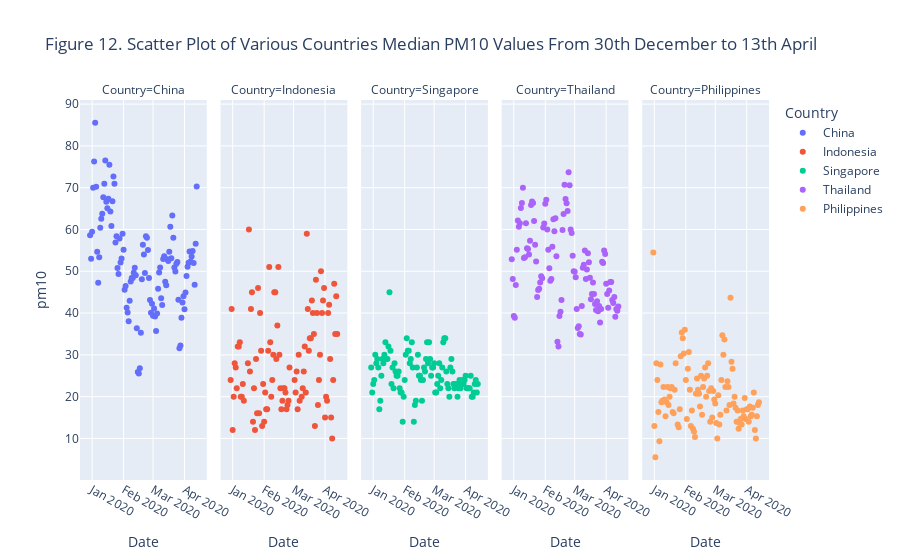

Notebook code for this chart:
### Markdown cell above
__The trend of air quality index in China and Malaysia from 31st December 2019 to 13th April 2020__

AQI concentrations were only available for China and Malaysia. The visualization in Figure 11 shows a downward trend in the AQI level in China. Starting from late January leading up to early April, we can see that majority of the readings were below 200 μg/m3, which was an improvement in China's air quality index, albeit the level was still in the unhealthy range. 

On 16th February, China saw the lowest recorded concentration of AQI at 25.25μg/m3. As the date increases, we see a reduction in the concentration of AQI in China, there is a negative correlation between AQI level and recorded time. The improvement in air quality was most likely due to the suspension of the factories during the Chinese new year period and COVID-19 pandemic. 

Malaysia, on the other hand, had a constant AQI trend throughout the period, which was roughly around 45μg/m3 at a healthy level. Malaysia on the 18th of March 2020 (Tashy, 2020) had suspended non-essential operations such as the operation of small businesses and factories. Looking at Figure 11, the trend after 18th March remained the same at a healthy level.

### Code cell
#ploting an interactive scatter plot with plotly express
#PM10 indicator
px.scatter(data_frame= air_quality_pm10 , x='Date' , y='pm10', hover_name = 'Country', color='Country', facet_col='Country',
          title='Figure 12. Scatter Plot of Various Countries Median PM10 Values From 30th December to 13th April')

### Figure 1 — Plotly figure (JSON) as saved in the notebook; plotly's stock layout.template omitted (floating-point values rounded to 4 significant figures)
{"data": [{"hovertemplate": "<b>%{hovertext}</b><br><br>Country=China<br>Date=%{x}<br>pm10=%{y}<extra></extra>", "hovertext": ["China", "China", "China", "China", "China", "China", "China", "China", "China", "China", "China", "China", "China", "China", "China", "China", "China", "China", "China", "China", "China", "China", "China", "China", "China", "China", "China", "China", "China", "China", "China", "China", "China", "China", "China", "China", "China", "China", "China", "China", "China", "China", "China", "China", "China", "China", "China", "China", "China", "China", "China", "China", "China", "China", "China", "China", "China", "China", "China", "China", "China", "China", "China", "China", "China", "China", "China", "China", "China", "China", "China", "China", "China", "China", "China", "China", "China", "China", "China", "China", "China", "China", "China", "China", "China", "China", "China", "China", "China", "China", "China", "China", "China", "China", "China", "China", "China", "China", "China", "China", "China", "China", "China", "China", "China", "China"], "legendgroup": "China", "marker": {"color": "#636efa", "symbol": "circle"}, "mode": "markers", "name": "China", "showlegend": true, "type": "scatter", "x": ["2019-12-30T00:00:00", "2019-12-31T00:00:00", "2020-01-01T00:00:00", "2020-01-02T00:00:00", "2020-01-03T00:00:00", "2020-01-04T00:00:00", "2020-01-05T00:00:00", "2020-01-06T00:00:00", "2020-01-07T00:00:00", "2020-01-08T00:00:00", "2020-01-09T00:00:00", "2020-01-10T00:00:00", "2020-01-11T00:00:00", "2020-01-12T00:00:00", "2020-01-13T00:00:00", "2020-01-14T00:00:00", "2020-01-15T00:00:00", "2020-01-16T00:00:00", "2020-01-17T00:00:00", "2020-01-18T00:00:00", "2020-01-19T00:00:00", "2020-01-20T00:00:00", "2020-01-21T00:00:00", "2020-01-22T00:00:00", "2020-01-23T00:00:00", "2020-01-24T00:00:00", "2020-01-25T00:00:00", "2020-01-26T00:00:00", "2020-01-27T00:00:00", "2020-01-28T00:00:00", "2020-01-29T00:00:00", "2020-01-30T00:00:00", "2020-01-31T00:00:00", "2020-02-01T00:00:00", "2020-02-02T00:00:00", "2020-02-03T00:00:00", "2020-02-04T00:00:00", "2020-02-05T00:00:00", "2020-02-06T00:00:00", "2020-02-07T00:00:00", "2020-02-08T00:00:00", "2020-02-09T00:00:00", "2020-02-10T00:00:00", "2020-02-11T00:00:00", "2020-02-12T00:00:00", "2020-02-13T00:00:00", "2020-02-14T00:00:00", "2020-02-15T00:00:00", "2020-02-16T00:00:00", "2020-02-17T00:00:00", "2020-02-18T00:00:00", "2020-02-19T00:00:00", "2020-02-20T00:00:00", "2020-02-21T00:00:00", "2020-02-22T00:00:00", "2020-02-23T00:00:00", "2020-02-24T00:00:00", "2020-02-25T00:00:00", "2020-02-26T00:00:00", "2020-02-27T00:00:00", "2020-02-28T00:00:00", "2020-02-29T00:00:00", "2020-03-01T00:00:00", "2020-03-02T00:00:00", "2020-03-03T00:00:00", "2020-03-04T00:00:00", "2020-03-05T00:00:00", "2020-03-06T00:00:00", "2020-03-07T00:00:00", "2020-03-08T00:00:00", "2020-03-09T00:00:00", "2020-03-10T00:00:00", "2020-03-11T00:00:00", "2020-03-12T00:00:00", "2020-03-13T00:00:00", "2020-03-14T00:00:00", "2020-03-15T00:00:00", "2020-03-16T00:00:00", "2020-03-17T00:00:00", "2020-03-18T00:00:00", "2020-03-19T00:00:00", "2020-03-20T00:00:00", "2020-03-21T00:00:00", "2020-03-22T00:00:00", "2020-03-23T00:00:00", "2020-03-24T00:00:00", "2020-03-25T00:00:00", "2020-03-26T00:00:00", "2020-03-27T00:00:00", "2020-03-28T00:00:00", "2020-03-29T00:00:00", "2020-03-30T00:00:00", "2020-03-31T00:00:00", "2020-04-01T00:00:00", "2020-04-02T00:00:00", "2020-04-03T00:00:00", "2020-04-04T00:00:00", "2020-04-05T00:00:00", "2020-04-06T00:00:00", "2020-04-07T00:00:00", "2020-04-08T00:00:00", "2020-04-09T00:00:00", "2020-04-10T00:00:00", "2020-04-11T00:00:00", "2020-04-12T00:00:00", "2020-04-13T00:00:00"], "xaxis": "x", "y": [58.6, 52.98, 59.43, 69.96, 76.27, 85.54, 70.23, 54.67, 47.25, 53.33, 60.44, 62.54, 63.79, 67.73, 70.96, 76.53, 66.62, 65.1, 67.33, 75.5, 64.31, 60.81, 66.75, 72.69, 70.96, 56.9, 58.37, 50.79, 49.35, 57.85, 52.08, 53.04, 58.98, 55.15, 45.58, 46.5, 41.29, 40.12, 38.06, 42.94, 47.58, 48.37, 48.4, 49.67, 50.86, 49.06, 36.39, 25.88, 25.53, 26.78, 35.29, 48.08, 56.37, 54, 49.59, 58.37, 58.02, 55.1, 48.37, 43.12, 40.08, 42.22, 39.37, 41.1, 39.18, 35.69, 39.88, 45.85, 49.73, 50.92, 43.56, 41.9, 52.94, 53.6, 47.52, 46.65, 52.87, 52.48, 54.65, 60.63, 53.12, 63.37, 58, 50.88, 49.96, 51.83, 52.23, 43.17, 31.6, 32.25, 38.9, 42.54, 44.02, 40.94, 44.9, 48.88, 51.08, 52.04, 54.71, 52.35, 53.54, 54.83, 51.98, 46.75, 56.56, 70.31], "yaxis": "y"}, {"hovertemplate": "<b>%{hovertext}</b><br><br>Country=Indonesia<br>Date=%{x}<br>pm10=%{y}<extra></extra>", "hovertext": ["Indonesia", "Indonesia", "Indonesia", "Indonesia", "Indonesia", "Indonesia", "Indonesia", "Indonesia", "Indonesia", "Indonesia", "Indonesia", "Indonesia", "Indonesia", "Indonesia", "Indonesia", "Indonesia", "Indonesia", "Indonesia", "Indonesia", "Indonesia", "Indonesia", "Indonesia", "Indonesia", "Indonesia", "Indonesia", "Indonesia", "Indonesia", "Indonesia", "Indonesia", "Indonesia", "Indonesia", "Indonesia", "Indonesia", "Indonesia", "Indonesia", "Indonesia", "Indonesia", "Indonesia", "Indonesia", "Indonesia", "Indonesia", "Indonesia", "Indonesia", "Indonesia", "Indonesia", "Indonesia", "Indonesia", "Indonesia", "Indonesia", "Indonesia", "Indonesia", "Indonesia", "Indonesia", "Indonesia", "Indonesia", "Indonesia", "Indonesia", "Indonesia", "Indonesia", "Indonesia", "Indonesia", "Indonesia", "Indonesia", "Indonesia", "Indonesia", "Indonesia", "Indonesia", "Indonesia", "Indonesia", "Indonesia", "Indonesia", "Indonesia", "Indonesia", "Indonesia", "Indonesia", "Indonesia", "Indonesia", "Indonesia", "Indonesia", "Indonesia", "Indonesia", "Indonesia", "Indonesia", "Indonesia", "Indonesia", "Indonesia", "Indonesia", "Indonesia", "Indonesia", "Indonesia", "Indonesia", "Indonesia", "Indonesia", "Indonesia", "Indonesia", "Indonesia", "Indonesia", "Indonesia"], "legendgroup": "Indonesia", "marker": {"color": "#EF553B", "symbol": "circle"}, "mode": "markers", "name": "Indonesia", "showlegend": true, "type": "scatter", "x": ["2019-12-30T00:00:00", "2019-12-31T00:00:00", "2020-01-01T00:00:00", "2020-01-02T00:00:00", "2020-01-03T00:00:00", "2020-01-04T00:00:00", "2020-01-05T00:00:00", "2020-01-06T00:00:00", "2020-01-07T00:00:00", "2020-01-08T00:00:00", "2020-01-09T00:00:00", "2020-01-10T00:00:00", "2020-01-11T00:00:00", "2020-01-12T00:00:00", "2020-01-16T00:00:00", "2020-01-17T00:00:00", "2020-01-18T00:00:00", "2020-01-19T00:00:00", "2020-01-20T00:00:00", "2020-01-21T00:00:00", "2020-01-22T00:00:00", "2020-01-23T00:00:00", "2020-01-24T00:00:00", "2020-01-25T00:00:00", "2020-01-26T00:00:00", "2020-01-27T00:00:00", "2020-01-28T00:00:00", "2020-01-29T00:00:00", "2020-01-30T00:00:00", "2020-01-31T00:00:00", "2020-02-01T00:00:00", "2020-02-02T00:00:00", "2020-02-03T00:00:00", "2020-02-04T00:00:00", "2020-02-05T00:00:00", "2020-02-06T00:00:00", "2020-02-07T00:00:00", "2020-02-08T00:00:00", "2020-02-09T00:00:00", "2020-02-10T00:00:00", "2020-02-11T00:00:00", "2020-02-12T00:00:00", "2020-02-13T00:00:00", "2020-02-14T00:00:00", "2020-02-15T00:00:00", "2020-02-16T00:00:00", "2020-02-17T00:00:00", "2020-02-18T00:00:00", "2020-02-19T00:00:00", "2020-02-20T00:00:00", "2020-02-21T00:00:00", "2020-02-22T00:00:00", "2020-02-23T00:00:00", "2020-02-24T00:00:00", "2020-02-25T00:00:00", "2020-02-26T00:00:00", "2020-03-02T00:00:00", "2020-03-03T00:00:00", "2020-03-04T00:00:00", "2020-03-05T00:00:00", "2020-03-06T00:00:00", "2020-03-07T00:00:00", "2020-03-09T00:00:00", "2020-03-10T00:00:00", "2020-03-11T00:00:00", "2020-03-12T00:00:00", "2020-03-13T00:00:00", "2020-03-14T00:00:00", "2020-03-15T00:00:00", "2020-03-16T00:00:00", "2020-03-17T00:00:00", "2020-03-18T00:00:00", "2020-03-19T00:00:00", "2020-03-20T00:00:00", "2020-03-21T00:00:00", "2020-03-22T00:00:00", "2020-03-23T00:00:00", "2020-03-24T00:00:00", "2020-03-25T00:00:00", "2020-03-26T00:00:00", "2020-03-27T00:00:00", "2020-03-28T00:00:00", "2020-03-29T00:00:00", "2020-03-30T00:00:00", "2020-03-31T00:00:00", "2020-04-01T00:00:00", "2020-04-02T00:00:00", "2020-04-03T00:00:00", "2020-04-04T00:00:00", "2020-04-05T00:00:00", "2020-04-06T00:00:00", "2020-04-07T00:00:00", "2020-04-08T00:00:00", "2020-04-09T00:00:00", "2020-04-10T00:00:00", "2020-04-11T00:00:00", "2020-04-12T00:00:00", "2020-04-13T00:00:00"], "xaxis": "x2", "y": [24, 41, 12, 20, 28, 27, 22, 32, 32, 33, 20, 20, 23, 19, 28, 60, 26, 41, 45, 14, 22, 12, 29, 16, 46, 16, 40, 31, 13, 23, 14, 21, 17, 17, 31, 51, 33, 20, 24, 30, 45, 45, 29, 37, 51, 30, 22, 17, 19, 22, 22, 21, 17, 18, 19, 27, 24, 21, 26, 17, 30, 19, 20, 22, 26, 32, 21, 59, 41, 31, 34, 34, 43, 40, 35, 13, 48, 40, 18, 24, 30, 50, 40, 43, 46, 15, 20, 19, 40, 42, 29, 15, 10, 24, 47, 35, 44, 35], "yaxis": "y2"}, {"hovertemplate": "<b>%{hovertext}</b><br><br>Country=Singapore<br>Date=%{x}<br>pm10=%{y}<extra></extra>", "hovertext": ["Singapore", "Singapore", "Singapore", "Singapore", "Singapore", "Singapore", "Singapore", "Singapore", "Singapore", "Singapore", "Singapore", "Singapore", "Singapore", "Singapore", "Singapore", "Singapore", "Singapore", "Singapore", "Singapore", "Singapore", "Singapore", "Singapore", "Singapore", "Singapore", "Singapore", "Singapore", "Singapore", "Singapore", "Singapore", "Singapore", "Singapore", "Singapore", "Singapore", "Singapore", "Singapore", "Singapore", "Singapore", "Singapore", "Singapore", "Singapore", "Singapore", "Singapore", "Singapore", "Singapore", "Singapore", "Singapore", "Singapore", "Singapore", "Singapore", "Singapore", "Singapore", "Singapore", "Singapore", "Singapore", "Singapore", "Singapore", "Singapore", "Singapore", "Singapore", "Singapore", "Singapore", "Singapore", "Singapore", "Singapore", "Singapore", "Singapore", "Singapore", "Singapore", "Singapore", "Singapore", "Singapore", "Singapore", "Singapore", "Singapore", "Singapore", "Singapore", "Singapore", "Singapore", "Singapore", "Singapore", "Singapore", "Singapore", "Singapore", "Singapore", "Singapore", "Singapore", "Singapore", "Singapore", "Singapore", "Singapore", "Singapore", "Singapore", "Singapore", "Singapore", "Singapore", "Singapore", "Singapore", "Singapore", "Singapore", "Singapore", "Singapore", "Singapore", "Singapore", "Singapore", "Singapore", "Singapore"], "legendgroup": "Singapore", "marker": {"color": "#00cc96", "symbol": "circle"}, "mode": "markers", "name": "Singapore", "showlegend": true, "type": "scatter", "x": ["2019-12-30T00:00:00", "2019-12-31T00:00:00", "2020-01-01T00:00:00", "2020-01-02T00:00:00", "2020-01-03T00:00:00", "2020-01-04T00:00:00", "2020-01-05T00:00:00", "2020-01-06T00:00:00", "2020-01-07T00:00:00", "2020-01-08T00:00:00", "2020-01-09T00:00:00", "2020-01-10T00:00:00", "2020-01-11T00:00:00", "2020-01-12T00:00:00", "2020-01-13T00:00:00", "2020-01-14T00:00:00", "2020-01-15T00:00:00", "2020-01-16T00:00:00", "2020-01-17T00:00:00", "2020-01-18T00:00:00", "2020-01-19T00:00:00", "2020-01-20T00:00:00", "2020-01-21T00:00:00", "2020-01-22T00:00:00", "2020-01-23T00:00:00", "2020-01-24T00:00:00", "2020-01-25T00:00:00", "2020-01-26T00:00:00", "2020-01-27T00:00:00", "2020-01-28T00:00:00", "2020-01-29T00:00:00", "2020-01-30T00:00:00", "2020-01-31T00:00:00", "2020-02-01T00:00:00", "2020-02-02T00:00:00", "2020-02-03T00:00:00", "2020-02-04T00:00:00", "2020-02-05T00:00:00", "2020-02-06T00:00:00", "2020-02-07T00:00:00", "2020-02-08T00:00:00", "2020-02-09T00:00:00", "2020-02-10T00:00:00", "2020-02-11T00:00:00", "2020-02-12T00:00:00", "2020-02-13T00:00:00", "2020-02-14T00:00:00", "2020-02-15T00:00:00", "2020-02-16T00:00:00", "2020-02-17T00:00:00", "2020-02-18T00:00:00", "2020-02-19T00:00:00", "2020-02-20T00:00:00", "2020-02-21T00:00:00", "2020-02-22T00:00:00", "2020-02-23T00:00:00", "2020-02-24T00:00:00", "2020-02-25T00:00:00", "2020-02-26T00:00:00", "2020-02-27T00:00:00", "2020-02-28T00:00:00", "2020-02-29T00:00:00", "2020-03-01T00:00:00", "2020-03-02T00:00:00", "2020-03-03T00:00:00", "2020-03-04T00:00:00", "2020-03-05T00:00:00", "2020-03-06T00:00:00", "2020-03-07T00:00:00", "2020-03-08T00:00:00", "2020-03-09T00:00:00", "2020-03-10T00:00:00", "2020-03-11T00:00:00", "2020-03-12T00:00:00", "2020-03-13T00:00:00", "2020-03-14T00:00:00", "2020-03-15T00:00:00", "2020-03-16T00:00:00", "2020-03-17T00:00:00", "2020-03-18T00:00:00", "2020-03-19T00:00:00", "2020-03-20T00:00:00", "2020-03-21T00:00:00", "2020-03-22T00:00:00", "2020-03-23T00:00:00", "2020-03-24T00:00:00", "2020-03-25T00:00:00", "2020-03-26T00:00:00", "2020-03-27T00:00:00", "2020-03-28T00:00:00", "2020-03-29T00:00:00", "2020-03-30T00:00:00", "2020-03-31T00:00:00", "2020-04-01T00:00:00", "2020-04-02T00:00:00", "2020-04-03T00:00:00", "2020-04-04T00:00:00", "2020-04-05T00:00:00", "2020-04-06T00:00:00", "2020-04-07T00:00:00", "2020-04-08T00:00:00", "2020-04-09T00:00:00", "2020-04-10T00:00:00", "2020-04-11T00:00:00", "2020-04-12T00:00:00", "2020-04-13T00:00:00"], "xaxis": "x3", "y": [27, 21, 23, 24, 30, 28, 29, 27, 17, 19, 25, 29, 28, 30, 33, 29, 29, 32, 45, 31, 23, 27, 22, 28, 26, 25, 25, 26, 22, 21, 21, 14, 20, 24, 30, 34, 31, 31, 28, 29, 33, 27, 14, 18, 19, 27, 30, 25, 25, 24, 19, 24, 27, 26, 29, 33, 28, 33, 29, 25, 27, 27, 28, 21, 21, 23, 25, 28, 22, 24, 27, 33, 34, 34, 26, 23, 22, 20, 27, 29, 26, 23, 22, 23, 23, 20, 22, 24, 22, 23, 24, 23, 24, 25, 22, 22, 22, 22, 25, 20, 20, 21, 23, 24, 21, 23], "yaxis": "y3"}, {"hovertemplate": "<b>%{hovertext}</b><br><br>Country=Thailand<br>Date=%{x}<br>pm10=%{y}<extra></extra>", "hovertext": ["Thailand", "Thailand", "Thailand", "Thailand", "Thailand", "Thailand", "Thailand", "Thailand", "Thailand", "Thailand", "Thailand", "Thailand", "Thailand", "Thailand", "Thailand", "Thailand", "Thailand", "Thailand", "Thailand", "Thailand", "Thailand", "Thailand", "Thailand", "Thailand", "Thailand", "Thailand", "Thailand", "Thailand", "Thailand", "Thailand", "Thailand", "Thailand", "Thailand", "Thailand", "Thailand", "Thailand", "Thailand", "Thailand", "Thailand", "Thailand", "Thailand", "Thailand", "Thailand", "Thailand", "Thailand", "Thailand", "Thailand", "Thailand", "Thailand", "Thailand", "Thailand", "Thailand", "Thailand", "Thailand", "Thailand", "Thailand", "Thailand", "Thailand", "Thailand", "Thailand", "Thailand", "Thailand", "Thailand", "Thailand", "Thailand", "Thailand", "Thailand", "Thailand", "Thailand", "Thailand", "Thailand", "Thailand", "Thailand", "Thailand", "Thailand", "Thailand", "Thailand", "Thailand", "Thailand", "Thailand", "Thailand", "Thailand", "Thailand", "Thailand", "Thailand", "Thailand", "Thailand", "Thailand", "Thailand", "Thailand", "Thailand", "Thailand", "Thailand", "Thailand", "Thailand", "Thailand", "Thailand", "Thailand", "Thailand", "Thailand", "Thailand", "Thailand", "Thailand", "Thailand", "Thailand", "Thailand"], "legendgroup": "Thailand", "marker": {"color": "#ab63fa", "symbol": "circle"}, "mode": "markers", "name": "Thailand", "showlegend": true, "type": "scatter", "x": ["2019-12-30T00:00:00", "2019-12-31T00:00:00", "2020-01-01T00:00:00", "2020-01-02T00:00:00", "2020-01-03T00:00:00", "2020-01-04T00:00:00", "2020-01-05T00:00:00", "2020-01-06T00:00:00", "2020-01-07T00:00:00", "2020-01-08T00:00:00", "2020-01-09T00:00:00", "2020-01-10T00:00:00", "2020-01-11T00:00:00", "2020-01-12T00:00:00", "2020-01-13T00:00:00", "2020-01-14T00:00:00", "2020-01-15T00:00:00", "2020-01-16T00:00:00", "2020-01-17T00:00:00", "2020-01-18T00:00:00", "2020-01-19T00:00:00", "2020-01-20T00:00:00", "2020-01-21T00:00:00", "2020-01-22T00:00:00", "2020-01-23T00:00:00", "2020-01-24T00:00:00", "2020-01-25T00:00:00", "2020-01-26T00:00:00", "2020-01-27T00:00:00", "2020-01-28T00:00:00", "2020-01-29T00:00:00", "2020-01-30T00:00:00", "2020-01-31T00:00:00", "2020-02-01T00:00:00", "2020-02-02T00:00:00", "2020-02-03T00:00:00", "2020-02-04T00:00:00", "2020-02-05T00:00:00", "2020-02-06T00:00:00", "2020-02-07T00:00:00", "2020-02-08T00:00:00", "2020-02-09T00:00:00", "2020-02-10T00:00:00", "2020-02-11T00:00:00", "2020-02-12T00:00:00", "2020-02-13T00:00:00", "2020-02-14T00:00:00", "2020-02-15T00:00:00", "2020-02-16T00:00:00", "2020-02-17T00:00:00", "2020-02-18T00:00:00", "2020-02-19T00:00:00", "2020-02-20T00:00:00", "2020-02-21T00:00:00", "2020-02-22T00:00:00", "2020-02-23T00:00:00", "2020-02-24T00:00:00", "2020-02-25T00:00:00", "2020-02-26T00:00:00", "2020-02-27T00:00:00", "2020-02-28T00:00:00", "2020-02-29T00:00:00", "2020-03-01T00:00:00", "2020-03-02T00:00:00", "2020-03-03T00:00:00", "2020-03-04T00:00:00", "2020-03-05T00:00:00", "2020-03-06T00:00:00", "2020-03-07T00:00:00", "2020-03-08T00:00:00", "2020-03-09T00:00:00", "2020-03-10T00:00:00", "2020-03-11T00:00:00", "2020-03-12T00:00:00", "2020-03-13T00:00:00", "2020-03-14T00:00:00", "2020-03-15T00:00:00", "2020-03-16T00:00:00", "2020-03-17T00:00:00", "2020-03-18T00:00:00", "2020-03-19T00:00:00", "2020-03-20T00:00:00", "2020-03-21T00:00:00", "2020-03-22T00:00:00", "2020-03-23T00:00:00", "2020-03-24T00:00:00", "2020-03-25T00:00:00", "2020-03-26T00:00:00", "2020-03-27T00:00:00", "2020-03-28T00:00:00", "2020-03-29T00:00:00", "2020-03-30T00:00:00", "2020-03-31T00:00:00", "2020-04-01T00:00:00", "2020-04-02T00:00:00", "2020-04-03T00:00:00", "2020-04-04T00:00:00", "2020-04-05T00:00:00", "2020-04-06T00:00:00", "2020-04-07T00:00:00", "2020-04-08T00:00:00", "2020-04-09T00:00:00", "2020-04-10T00:00:00", "2020-04-11T00:00:00", "2020-04-12T00:00:00", "2020-04-13T00:00:00"], "xaxis": "x4", "y": [52.86, 48.14, 39.29, 38.86, 46.71, 55.14, 62.14, 60.67, 61.5, 65.17, 66.33, 70, 53.17, 53.33, 61.5, 55.5, 55.33, 54, 57.33, 65.83, 66.67, 66.33, 62, 56.33, 52.33, 43.85, 45.5, 45.83, 47.33, 48.83, 48.33, 60.5, 61.43, 66.14, 67.14, 60, 55.14, 50.71, 47.71, 48.14, 55.86, 62.43, 59.57, 62.71, 53.57, 33.14, 32, 39.29, 40.29, 43.14, 59.86, 63.71, 70.71, 67.29, 66.29, 64.43, 73.71, 70.57, 60, 59.14, 53.71, 50, 49.86, 48.57, 41, 36.43, 36.83, 35, 34.86, 41.71, 50.86, 51.57, 55, 48.14, 50.43, 54.29, 52.14, 48.43, 43.29, 44.57, 47.29, 44.57, 42.14, 40.71, 42.86, 40.43, 41.71, 37.71, 41, 52.29, 52, 55, 54.14, 47, 44.57, 41.29, 45.43, 47.43, 47.43, 43.14, 42.43, 43.86, 39.14, 41, 40.57, 41.57], "yaxis": "y4"}, {"hovertemplate": "<b>%{hovertext}</b><br><br>Country=Philippines<br>Date=%{x}<br>pm10=%{y}<extra></extra>", "hovertext": ["Philippines", "Philippines", "Philippines", "Philippines", "Philippines", "Philippines", "Philippines", "Philippines", "Philippines", "Philippines", "Philippines", "Philippines", "Philippines", "Philippines", "Philippines", "Philippines", "Philippines", "Philippines", "Philippines", "Philippines", "Philippines", "Philippines", "Philippines", "Philippines", "Philippines", "Philippines", "Philippines", "Philippines", "Philippines", "Philippines", "Philippines", "Philippines", "Philippines", "Philippines", "Philippines", "Philippines", "Philippines", "Philippines", "Philippines", "Philippines", "Philippines", "Philippines", "Philippines", "Philippines", "Philippines", "Philippines", "Philippines", "Philippines", "Philippines", "Philippines", "Philippines", "Philippines", "Philippines", "Philippines", "Philippines", "Philippines", "Philippines", "Philippines", "Philippines", "Philippines", "Philippines", "Philippines", "Philippines", "Philippines", "Philippines", "Philippines", "Philippines", "Philippines", "Philippines", "Philippines", "Philippines", "Philippines", "Philippines", "Philippines", "Philippines", "Philippines", "Philippines", "Philippines", "Philippines", "Philippines", "Philippines", "Philippines", "Philippines", "Philippines", "Philippines", "Philippines", "Philippines", "Philippines", "Philippines", "Philippines", "Philippines", "Philippines", "Philippines", "Philippines", "Philippines", "Philippines", "Philippines", "Philippines", "Philippines", "Philippines", "Philippines", "Philippines", "Philippines", "Philippines"], "legendgroup": "Philippines", "marker": {"color": "#FFA15A", "symbol": "circle"}, "mode": "markers", "name": "Philippines", "showlegend": true, "type": "scatter", "x": ["2019-12-31T00:00:00", "2020-01-01T00:00:00", "2020-01-02T00:00:00", "2020-01-03T00:00:00", "2020-01-04T00:00:00", "2020-01-05T00:00:00", "2020-01-06T00:00:00", "2020-01-07T00:00:00", "2020-01-08T00:00:00", "2020-01-09T00:00:00", "2020-01-10T00:00:00", "2020-01-11T00:00:00", "2020-01-12T00:00:00", "2020-01-13T00:00:00", "2020-01-14T00:00:00", "2020-01-15T00:00:00", "2020-01-16T00:00:00", "2020-01-17T00:00:00", "2020-01-18T00:00:00", "2020-01-19T00:00:00", "2020-01-20T00:00:00", "2020-01-21T00:00:00", "2020-01-22T00:00:00", "2020-01-24T00:00:00", "2020-01-25T00:00:00", "2020-01-26T00:00:00", "2020-01-27T00:00:00", "2020-01-28T00:00:00", "2020-01-29T00:00:00", "2020-01-30T00:00:00", "2020-01-31T00:00:00", "2020-02-01T00:00:00", "2020-02-02T00:00:00", "2020-02-03T00:00:00", "2020-02-04T00:00:00", "2020-02-05T00:00:00", "2020-02-06T00:00:00", "2020-02-07T00:00:00", "2020-02-08T00:00:00", "2020-02-09T00:00:00", "2020-02-10T00:00:00", "2020-02-11T00:00:00", "2020-02-12T00:00:00", "2020-02-13T00:00:00", "2020-02-14T00:00:00", "2020-02-15T00:00:00", "2020-02-16T00:00:00", "2020-02-17T00:00:00", "2020-02-18T00:00:00", "2020-02-19T00:00:00", "2020-02-20T00:00:00", "2020-02-21T00:00:00", "2020-02-22T00:00:00", "2020-02-23T00:00:00", "2020-02-24T00:00:00", "2020-02-25T00:00:00", "2020-02-26T00:00:00", "2020-02-27T00:00:00", "2020-02-28T00:00:00", "2020-02-29T00:00:00", "2020-03-01T00:00:00", "2020-03-02T00:00:00", "2020-03-03T00:00:00", "2020-03-04T00:00:00", "2020-03-05T00:00:00", "2020-03-06T00:00:00", "2020-03-07T00:00:00", "2020-03-08T00:00:00", "2020-03-09T00:00:00", "2020-03-10T00:00:00", "2020-03-11T00:00:00", "2020-03-12T00:00:00", "2020-03-13T00:00:00", "2020-03-14T00:00:00", "2020-03-15T00:00:00", "2020-03-16T00:00:00", "2020-03-17T00:00:00", "2020-03-18T00:00:00", "2020-03-19T00:00:00", "2020-03-20T00:00:00", "2020-03-21T00:00:00", "2020-03-22T00:00:00", "2020-03-23T00:00:00", "2020-03-24T00:00:00", "2020-03-25T00:00:00", "2020-03-26T00:00:00", "2020-03-27T00:00:00", "2020-03-28T00:00:00", "2020-03-29T00:00:00", "2020-03-30T00:00:00", "2020-03-31T00:00:00", "2020-04-01T00:00:00", "2020-04-02T00:00:00", "2020-04-03T00:00:00", "2020-04-04T00:00:00", "2020-04-05T00:00:00", "2020-04-06T00:00:00", "2020-04-07T00:00:00", "2020-04-08T00:00:00", "2020-04-09T00:00:00", "2020-04-10T00:00:00", "2020-04-11T00:00:00", "2020-04-12T00:00:00", "2020-04-13T00:00:00"], "xaxis": "x5", "y": [54.5, 13, 5.5, 28, 24, 16.33, 9.333, 27.67, 18.67, 19, 22.33, 19.33, 15.33, 18.67, 22.33, 18, 20, 22, 22.33, 16.33, 16, 21.67, 28, 13.33, 12.67, 17, 29.67, 35.33, 34, 30.33, 36, 24, 14.67, 26.67, 30.67, 21.67, 13, 16.67, 12.33, 11.67, 10.33, 20.67, 24.33, 21.67, 20.67, 17.67, 25, 15.67, 22.33, 24.33, 27, 20, 25, 28, 21.33, 14, 22, 15, 21.33, 19.33, 18.33, 13.67, 10, 20.33, 13.33, 15.67, 24, 34.67, 30, 33.67, 22.33, 16.67, 23.67, 22.33, 18, 43.67, 28.33, 26.67, 18.33, 20, 17.33, 14, 16.67, 12.33, 13.67, 14.67, 13.33, 16.67, 15.33, 19.67, 14.67, 17, 17, 14, 17.67, 15.33, 15.67, 17.33, 21, 12, 10, 15.33, 18, 18.67], "yaxis": "y5"}], "layout": {"annotations": [{"font": {}, "showarrow": false, "text": "Country=China", "x": 0.092, "xanchor": "center", "xref": "paper", "y": 1, "yanchor": "bottom", "yref": "paper"}, {"font": {}, "showarrow": false, "text": "Country=Indonesia", "x": 0.296, "xanchor": "center", "xref": "paper", "y": 1, "yanchor": "bottom", "yref": "paper"}, {"font": {}, "showarrow": false, "text": "Country=Singapore", "x": 0.5, "xanchor": "center", "xref": "paper", "y": 1, "yanchor": "bottom", "yref": "paper"}, {"font": {}, "showarrow": false, "text": "Country=Thailand", "x": 0.704, "xanchor": "center", "xref": "paper", "y": 1, "yanchor": "bottom", "yref": "paper"}, {"font": {}, "showarrow": false, "text": "Country=Philippines", "x": 0.908, "xanchor": "center", "xref": "paper", "y": 1, "yanchor": "bottom", "yref": "paper"}], "legend": {"title": {"text": "Country"}, "tracegroupgap": 0}, "title": {"text": "Figure 12. Scatter Plot of Various Countries Median PM10 Values From 30th December to 13th April"}, "xaxis": {"anchor": "y", "domain": [0, 0.184], "title": {"text": "Date"}}, "xaxis2": {"anchor": "y2", "domain": [0.204, 0.388], "matches": "x", "title": {"text": "Date"}}, "xaxis3": {"anchor": "y3", "domain": [0.408, 0.592], "matches": "x", "title": {"text": "Date"}}, "xaxis4": {"anchor": "y4", "domain": [0.612, 0.796], "matches": "x", "title": {"text": "Date"}}, "xaxis5": {"anchor": "y5", "domain": [0.816, 1], "matches": "x", "title": {"text": "Date"}}, "yaxis": {"anchor": "x", "domain": [0, 1], "title": {"text": "pm10"}}, "yaxis2": {"anchor": "x2", "domain": [0, 1], "matches": "y", "showticklabels": false}, "yaxis3": {"anchor": "x3", "domain": [0, 1], "matches": "y", "showticklabels": false}, "yaxis4": {"anchor": "x4", "domain": [0, 1], "matches": "y", "showticklabels": false}, "yaxis5": {"anchor": "x5", "domain": [0, 1], "matches": "y", "showticklabels": false}}}
